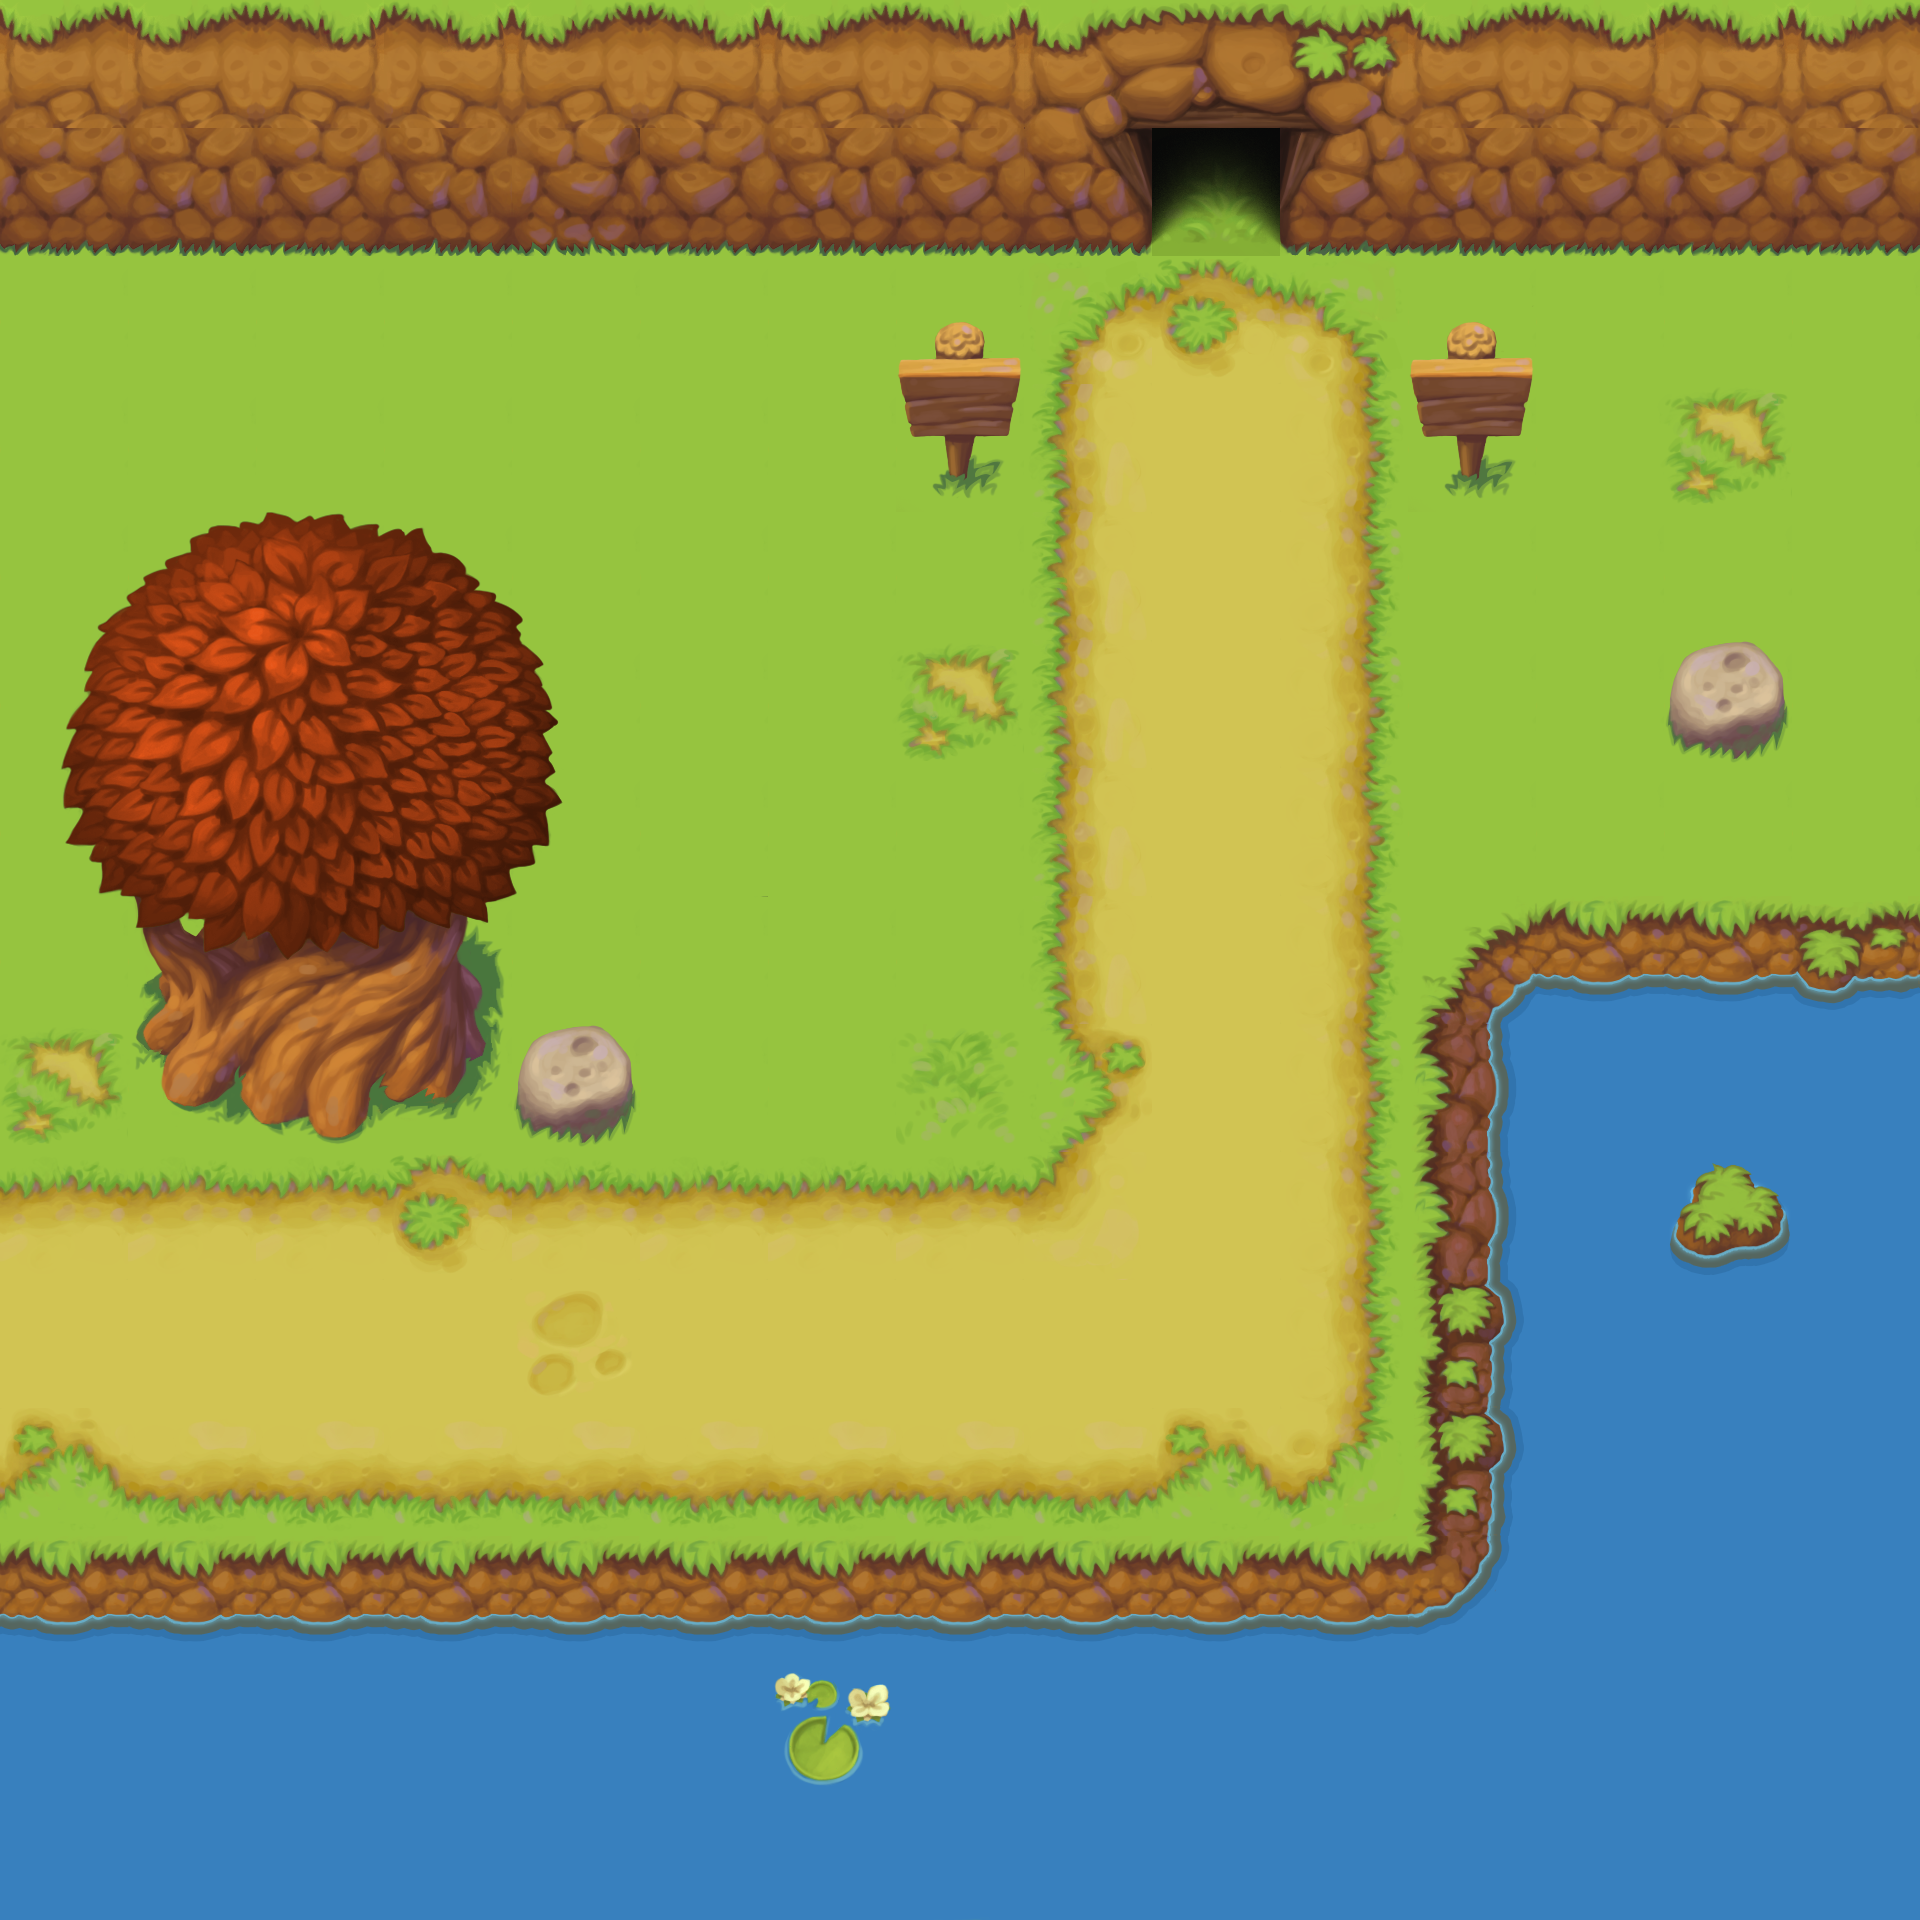

This game map was drawn from its Tiled (.tmx) file and the tilesets committed beside it. A one-line description and the full map source follow:
An orthogonal 15x15 tile map with 128x128 px tiles, 2 tile layers (Tile Layer 1, Tile Layer 2), 1 hidden layer not drawn, 3 tilesets and 1 object.

<map version="1.2" tiledversion="1.2.3" orientation="orthogonal" renderorder="right-down" width="15" height="15" tilewidth="128" tileheight="128" infinite="0" nextlayerid="5" nextobjectid="1">
 <tileset firstgid="1" name="Grassland Update Fall@128x128" tilewidth="128" tileheight="128" tilecount="256" columns="16">
  <image source="2D Hand Painted - Grassland Tileset 1.2/Update/Grassland Update Fall@128x128.png" width="2048" height="2048" />
 </tileset>
 <tileset firstgid="257" name="Grassland Update Fall@128x128" tilewidth="128" tileheight="128" tilecount="256" columns="16">
  <image source="2D Hand Painted - Grassland Tileset 1.2/Update/Grassland Update Fall@128x128.png" width="2048" height="2048" />
 </tileset>
 <tileset firstgid="513" name="Red_Collision" tilewidth="128" tileheight="128" tilecount="20" columns="5">
  <image source="2D Hand Painted - Grassland Tileset 1.2/Solid_Red_Sized__25214.1507754519.jpg" width="700" height="629" />
  <tile id="0">
   <objectgroup draworder="index">
    <object id="3" x="0.182588" y="-0.634823" width="127.629" height="127.812" />
   </objectgroup>
  </tile>
 </tileset>
 <layer id="1" name="Tile Layer 1" width="15" height="15">
  <data encoding="csv">
18,18,274,274,274,18,274,274,274,274,274,274,274,274,274,
18,18,18,18,18,18,18,18,18,71,18,18,18,18,274,
18,18,18,18,18,18,18,274,1,3,5,18,18,18,18,
18,18,18,18,18,18,18,274,49,51,21,18,18,19,18,
18,18,18,18,18,18,18,18,49,51,21,18,18,18,18,
18,18,18,18,18,18,18,19,49,51,21,18,18,18,18,
18,18,18,18,18,18,18,18,49,51,21,18,18,18,18,
18,18,18,18,18,18,18,18,49,51,21,123,124,124,125,
19,18,18,18,18,18,18,20,17,51,21,139,141,141,141,
2,2,2,3,2,2,2,2,23,51,21,139,141,141,141,
51,51,51,51,50,51,51,51,51,51,21,155,141,141,141,
66,68,68,68,68,68,68,68,68,66,69,155,141,141,141,
124,124,124,124,124,124,124,124,124,124,124,144,141,141,141,
141,141,141,141,141,141,141,141,141,141,141,141,141,141,141,
141,141,141,141,141,141,141,141,141,141,141,141,141,141,141
</data>
 </layer>
 <layer id="3" name="Tile Layer 2" width="15" height="15">
  <data encoding="csv">
120,120,121,121,120,121,120,121,236,237,238,120,121,121,120,
164,163,164,163,165,164,163,164,252,253,254,163,164,164,164,
0,0,0,0,0,0,0,90,0,0,0,90,0,0,0,
0,497,0,0,0,0,0,106,0,0,0,106,0,0,0,
177,178,179,180,181,0,0,0,0,0,0,0,0,0,0,
193,194,195,196,197,0,0,0,0,0,0,0,0,115,0,
209,210,211,212,213,0,0,0,0,0,0,0,0,0,0,
225,226,227,228,0,225,0,0,0,0,0,0,0,0,0,
241,242,243,244,115,241,0,0,0,0,0,0,0,0,0,
0,0,0,0,0,0,0,0,0,0,0,0,0,156,0,
0,0,0,0,0,0,0,0,0,0,0,0,0,0,0,
0,0,0,0,0,0,0,0,0,0,0,0,0,0,0,
0,0,0,0,0,0,0,0,0,0,0,0,0,0,0,
0,0,0,0,0,0,157,0,0,0,0,0,0,0,0,
0,0,0,0,0,0,0,478,0,0,0,0,0,0,0
</data>
 </layer>
 <layer id="4" name="Collisions" width="15" height="15" visible="0" opacity="0.47">
  <data encoding="csv">
0,0,0,0,0,0,0,513,513,513,513,513,0,0,0,
0,0,0,0,0,0,0,513,513,0,513,513,0,0,0,
0,0,0,0,0,0,0,513,0,0,0,513,0,0,0,
0,0,0,0,0,0,0,513,0,0,0,513,0,0,0,
0,0,0,0,0,0,0,513,0,0,0,513,0,0,0,
0,0,0,0,0,0,0,513,0,0,0,513,0,0,0,
0,0,0,0,0,0,0,513,0,0,0,513,0,0,0,
0,0,0,0,0,0,0,513,0,0,0,513,0,0,0,
513,513,513,513,513,513,513,513,0,0,0,513,0,0,0,
0,0,0,0,0,0,0,0,0,0,0,513,0,0,0,
0,0,0,0,0,0,0,0,0,0,0,513,0,0,0,
0,0,0,0,0,0,0,0,0,0,0,513,0,0,0,
513,513,513,513,513,513,513,513,513,513,513,513,0,0,0,
0,0,0,0,0,0,0,0,0,0,0,0,0,0,0,
0,0,0,0,0,0,0,0,0,0,0,0,0,0,0
</data>
 </layer>
</map>
